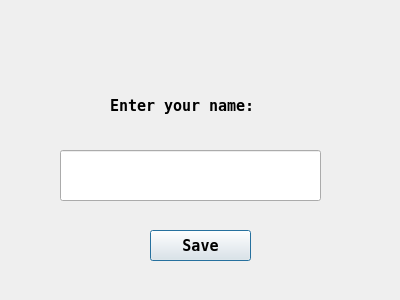
<?xml version="1.0" encoding="UTF-8"?>
<ui version="4.0">
 <class>Dialog</class>
 <widget class="QDialog" name="Dialog">
  <property name="geometry">
   <rect>
    <x>0</x>
    <y>0</y>
    <width>400</width>
    <height>300</height>
   </rect>
  </property>
  <property name="windowTitle">
   <string>Dialog</string>
  </property>
  <widget class="QPushButton" name="pushButton">
   <property name="geometry">
    <rect>
     <x>150</x>
     <y>230</y>
     <width>101</width>
     <height>31</height>
    </rect>
   </property>
   <property name="font">
    <font>
     <family>Terminal</family>
     <pointsize>11</pointsize>
     <weight>75</weight>
     <bold>true</bold>
    </font>
   </property>
   <property name="text">
    <string>Save</string>
   </property>
  </widget>
  <widget class="QLabel" name="label">
   <property name="geometry">
    <rect>
     <x>110</x>
     <y>90</y>
     <width>181</width>
     <height>31</height>
    </rect>
   </property>
   <property name="font">
    <font>
     <family>Terminal</family>
     <pointsize>11</pointsize>
     <weight>75</weight>
     <bold>true</bold>
    </font>
   </property>
   <property name="text">
    <string>Enter your name:</string>
   </property>
  </widget>
  <widget class="QLineEdit" name="inputname">
   <property name="geometry">
    <rect>
     <x>60</x>
     <y>150</y>
     <width>261</width>
     <height>51</height>
    </rect>
   </property>
  </widget>
  <widget class="QLabel" name="label_score">
   <property name="geometry">
    <rect>
     <x>110</x>
     <y>50</y>
     <width>181</width>
     <height>31</height>
    </rect>
   </property>
   <property name="font">
    <font>
     <family>Terminal</family>
     <pointsize>11</pointsize>
     <weight>75</weight>
     <bold>true</bold>
    </font>
   </property>
   <property name="text">
    <string/>
   </property>
  </widget>
 </widget>
 <resources/>
 <connections/>
</ui>
